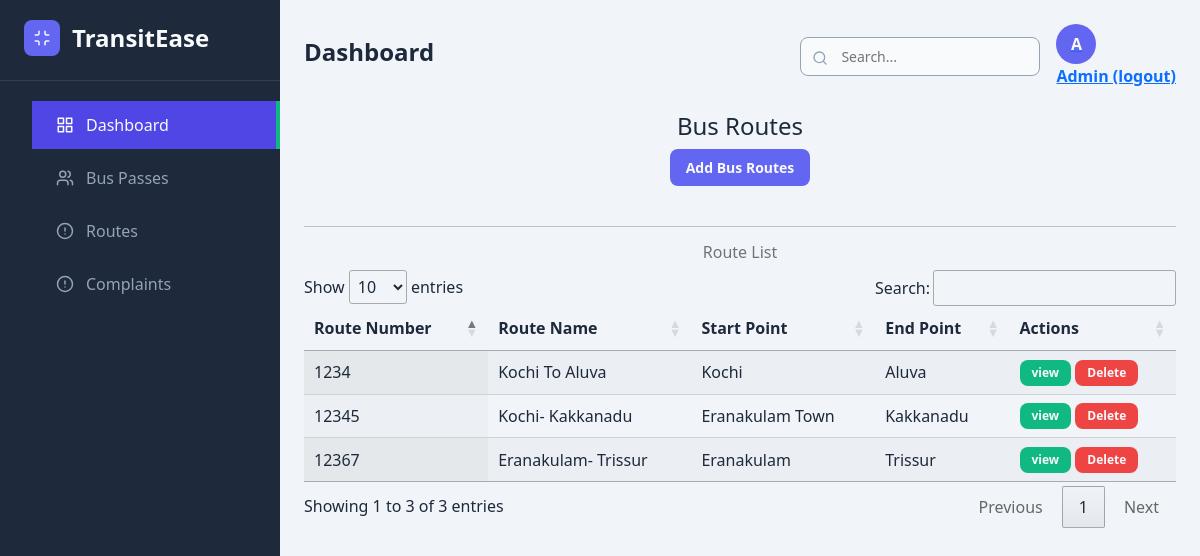
Page /routes/ (signed in) on the committed database.
### home/models.py (models this page shows, shortened)
class BusRoute(models.Model):
    route_name = models.CharField(max_length=100, unique=True)
    start_point = models.CharField(max_length=100)
    end_point = models.CharField(max_length=100)
    route_number = models.CharField(max_length=10, unique=True)
    class Meta:
        verbose_name = 'bus route'
        verbose_name_plural = 'bus routes'

### home/views.py (the view)
# urls.py: path('routes/', views.route_list, name='route_list'),
@login_required(login_url='signin')
def route_list(request):
    routes = BusRoute.objects.all()
    return render(request, 'admin/route_list.html', {'routes': routes})

### templates/admin/route_list.html (shortened to what this page needs)
{% extends 'admin/index.html' %}
{% block content %}
<div class="contanier">
    <div class="headder text-center">
        <h4>Bus Routes</h4>
        <a href="{%url 'create_route' %}" class="btn btn-primary">Add Bus Routes</a>
        <br><br>
        <hr>
        <h6 class="text-secondary">Route List</h6>
    </div>
    <link rel="stylesheet" href="https://cdn.datatables.net/1.11.5/css/jquery.dataTables.min.css">
    <table id="busRoutesTable" class="display">
        <thead>
            <tr>
                <th>Route Number</th>
                <th>Route Name</th>
                <th>Start Point</th>
                <th>End Point</th>
                <th>Actions</th>
            </tr>
        </thead>
        <tbody>
            {% for route in routes %}
            <tr>
                <td>{{ route.route_number }}</td>
                <td>{{ route.route_name }}</td>
                <td>{{ route.start_point }}</td>
                <td>{{ route.end_point }}</td>
                <td>
                    <a href="{% url 'route_detail' route.id %}" class="btn btn-sm btn-secondary">view</a>
                    <a href="{% url 'delete_route' route.id %}" class="btn btn-sm btn-danger">Delete</a>
                </td>
            </tr>
            {% endfor %}
        </tbody>
    </table>
</div>
</div>
{% endblock %}

### templates/admin/index.html (style rules this page uses)
:root { --primary: #6366f1; --primary-dark: #4f46e5; --secondary: #10b981; --dark: #1e293b; --light: #f8fafc; --gray: #94a3b8; --gray-light: #f1f5f9; --gray-dark: #334155; --danger: #ef4444; --warning: #f59e0b; --info: #3b82f6; }
* { margin: 0; padding: 0; box-sizing: border-box; font-family: 'Segoe UI', Tahoma, Geneva, Verdana, sans-serif; }
body { background-color: var(--gray-light); color: var(--dark); }
.btn { padding: 8px 16px; border-radius: 8px; font-size: 14px; font-weight: 600; cursor: pointer; transition: all 0.3s; border: none; }
.btn-sm { padding: 4px 12px; font-size: 12px; }
.btn-primary { background-color: var(--primary); color: var(--light); }
.btn-secondary { background-color: var(--secondary); color: var(--light); }
.btn-danger { background-color: var(--danger); color: var(--light); }

### rows in the picture
BusRoute: route_number "1234", route_name "Kochi To Aluva", start_point "Kochi", end_point "Aluva"
BusRoute: route_number "12345", route_name "Kochi- Kakkanadu", start_point "Eranakulam Town", end_point "Kakkanadu"
BusRoute: route_number "12367", route_name "Eranakulam- Trissur", start_point "Eranakulam", end_point "Trissur"
